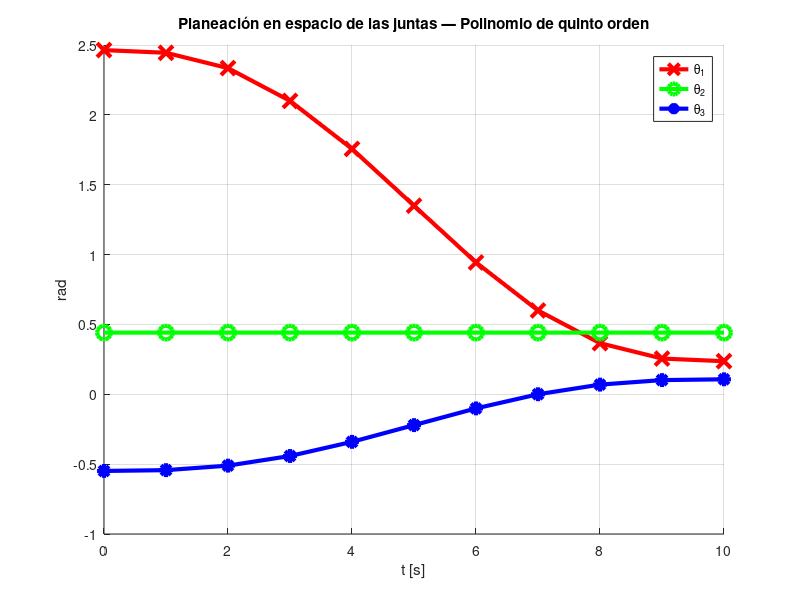

MATLAB code to generate this figure:
%% Parámetros del robot
L1 = 0.45;
L2 = 0.45;
L3 = 0.30;

%% Poses cartesianas
x_in    = -1.0;   y_in    = 0.6;   theta_in  = 3*pi/4;
x_fin   =  1.0;   y_fin   = 0.6;   theta_fin = pi/4;

%% Cinemática inversa — Posicion inicial
x3_in  = x_in  - L3*cos(theta_in);
y3_in  = y_in  - L3*sin(theta_in);
r_in   = sqrt(x3_in^2 + y3_in^2);
beta_in    = acos((L1^2 + L2^2 - r_in^2) / (2*L1*L2));
theta_1_in = atan2(y3_in, x3_in) - acos((L1^2 + r_in^2 - L2^2) / (2*L1*r_in));
theta_2_in = pi - beta_in;
theta_3_in = theta_in - theta_1_in - theta_2_in;

%% Cinemática inversa — Posicion final
x3_fin = x_fin - L3*cos(theta_fin);
y3_fin = y_fin - L3*sin(theta_fin);
r_fin  = sqrt(x3_fin^2 + y3_fin^2);
beta_fin   = acos((L1^2 + L2^2 - r_fin^2) / (2*L1*L2));
theta_1_fin = atan2(y3_fin, x3_fin) - acos((L1^2 + r_fin^2 - L2^2) / (2*L1*r_fin));
theta_2_fin = pi - beta_fin;
theta_3_fin = theta_fin - theta_1_fin - theta_2_fin;

%% Planificación con polinomio de quinto orden
tf   = 10;                      % tiempo final [s]
tsim = 0:1:tf;                  % vector de tiempo (0,1,2,...,10)

theta_1_P = zeros(1, tf+1);
theta_2_P = zeros(1, tf+1);
theta_3_P = zeros(1, tf+1);

for i = 1:tf+1
    t = i - 1;
    lambda = (10/tf^3)*t^3 - (15/tf^4)*t^4 + (6/tf^5)*t^5;

    theta_1_P(i) = theta_1_in + lambda*(theta_1_fin - theta_1_in);
    theta_2_P(i) = theta_2_in + lambda*(theta_2_fin - theta_2_in);
    theta_3_P(i) = theta_3_in + lambda*(theta_3_fin - theta_3_in);
end

%% Mostrar valores calculados
fprintf('theta_1_in = %.4f rad,  theta_1_fin = %.4f rad\n', theta_1_in, theta_1_fin)
fprintf('theta_2_in = %.4f rad,  theta_2_fin = %.4f rad\n', theta_2_in, theta_2_fin)
fprintf('theta_3_in = %.4f rad,  theta_3_fin = %.4f rad\n', theta_3_in, theta_3_fin)

%% Gráfica
figure;
hold on;
plot(tsim, theta_1_P, 'r-x', 'LineWidth', 3, 'MarkerSize', 10, 'DisplayName', '\theta_1');
plot(tsim, theta_2_P, 'g-o', 'LineWidth', 3, 'MarkerSize', 10, 'DisplayName', '\theta_2');
plot(tsim, theta_3_P, 'b-*', 'LineWidth', 3, 'MarkerSize', 10, 'DisplayName', '\theta_3');
hold off;
legend
title('Planeación en espacio de las juntas — Polinomio de quinto orden')
xlabel('t [s]')
ylabel('rad')
grid on;
